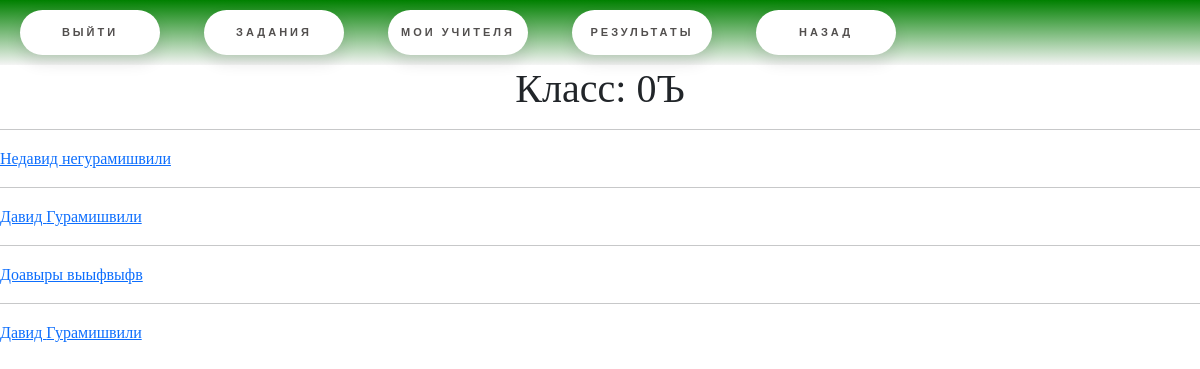
The page /lk/teacher_classes/1 (signed in) on the database its author committed.
### main/models.py (models this page shows, shortened)
class Grade(models.Model):
    number = models.IntegerField("Класс")
    letter = models.CharField("Буква класса", max_length=1)
    class Meta:
        verbose_name= 'Класс'
        verbose_name_plural = "Классы"

class Student(models.Model):
    user = models.ForeignKey(User, verbose_name="Пользователь", on_delete=models.CASCADE, unique=True)
    grade = models.ForeignKey(Grade, verbose_name="Класс", on_delete=models.CASCADE)
    level_of_knowledge = models.IntegerField("Уровень знаний", default=0)
    class Meta:
        verbose_name= 'Ученик'
        verbose_name_plural = "Ученики"

class User(AbstractUser):
    user_type = models.ForeignKey(UserType, verbose_name="Тип пользователя", on_delete=models.SET_NULL, blank=True, null=True)
    phone_number = models.CharField("Телефон", max_length=15, blank=True, null=True)
    class Meta:
        verbose_name= 'Пользователь'
        verbose_name_plural = "Пользователи"

### main/views.py (the view)
# urls.py: path("lk/teacher_classes/<int:id>", views.class1, name="teacher_class"),
def class1(request, id):
    class1 = models.Grade.objects.get(id = id)
    students = models.Student.objects.filter(grade__id = id)
    return render(request, "class1.html", {
        "class":class1,
        "students":students
    })

### main/templates/class1.html
{% extends 'base.html' %}
{%block content%}
    <h1>Класс: {{class.number}}{{class.letter}}</h1>
    {%for item in students%}
        <hr>
        <a href ="{% url "student_task_list_teacher" item.id%}">{{item.user.first_name}} {{item.user.last_name}}</a>
    {%endfor%}
{%endblock%}

### static/css/main.css (style rules this page uses)
html, body { height: 100%; }
body { margin: 0px; background: whitesmoke; }
h1 { font-family: Bradley Hand, cursive; color: Green; font-weight: bold; text-align: center; }
a { color: black; }
* { font-family: 'Times New Roman', Times, serif; }

### rows shown on the page
Grade: number "0", letter "Ъ"
Student: user.first_name "Недавид", user.last_name "негурамишвили"
Student: user.first_name "Давид", user.last_name "Гурамишвили"
Student: user.first_name "Доавыры", user.last_name "выыфвыфв"
Student: user.first_name "Давид", user.last_name "Гурамишвили"
